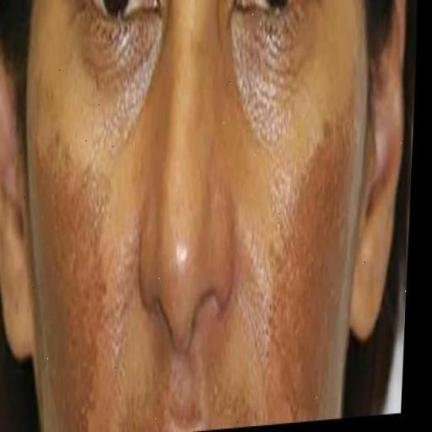
#> input picture assets/test1.jpg, 432 x 432 px
$ python -i redness_module.py   (imports and definitions only)
#> lines starting #> are read from the running program, lines starting #| are printed output that depends on the picture; after the words box and inside, x2 and y2 are one past the last pixel; in counts of white or black regions, pixels touching at a corner belong together
import cv2
import numpy as np

class RednessVascularAnalyzer:
    def __init__(self):
        """
        Initialize the Unified Redness & Vascular Analyzer.

        This module uses Color Space Analysis (LAB/HSV) to detect both:
        1. Diffuse Erythema (Sunburn/Rosacea)
        2. Vascular Signs (Spider Veins/Telangiectasia)
        """
        pass

    def detect_erythema(self, image_path, skin_mask=None):
        """
        Detect diffuse redness (Erythema) using LAB/HSV color spaces.
        """
#> called with image_path = '../assets/test1.jpg'
        image = cv2.imread(image_path)
#> image is the input picture: shape (432, 432, 3); mean B, G, R 66.2, 97.3, 138.1
        if image is None:
            return None

        # Convert to LAB (L=Lightness, A=Green-to-Red, B=Blue-to-Yellow)
        # The 'A' channel is perfect for redness detection.
        lab = cv2.cvtColor(image, cv2.COLOR_BGR2LAB)
#> lab: shape (432, 432, 3); mean of channels 0, 1, 2 113.1, 140.6, 151.8
        _, a_channel, _ = cv2.split(lab)
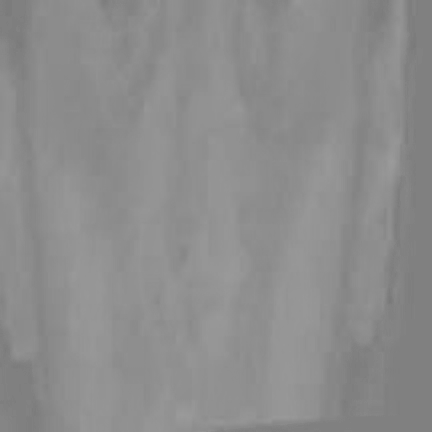
#> a_channel: shape (432, 432); min 121, max 155, mean 140.6

        # Thresholding for "Abnormal" Redness
        # Note: Skin is naturally red. We need to find *excess* red.
        # Tuned: 145 -> 152 (More selective, less false positives on normal skin)
        redness_mask = (a_channel > 152).astype(np.uint8)
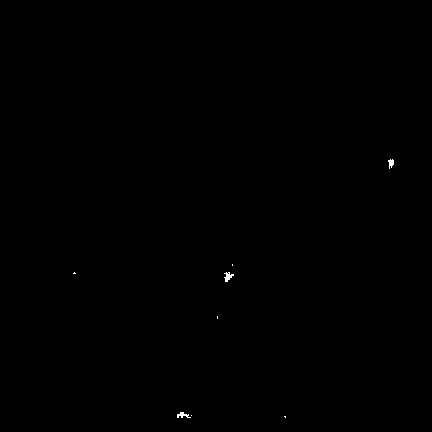
#> redness_mask: shape (432, 432); values 0 (black) and 1 (white), 0.08% white; 8 white regions (5 under 20 px), largest, box (x1, y1, x2, y2) and area: (224, 272, 234, 282) 53, (177, 412, 191, 418) 45, (388, 159, 394, 169) 38

        # If skin_mask is provided, filter out non-skin areas (lips, background, eyes)
        if skin_mask is not None:
             # Resize skin_mask provided to match image
            if skin_mask.shape[:2] != redness_mask.shape[:2]:
                 skin_mask = cv2.resize(skin_mask.astype(np.uint8), (redness_mask.shape[1], redness_mask.shape[0]), interpolation=cv2.INTER_NEAREST)

            redness_mask = cv2.bitwise_and(redness_mask, redness_mask, mask=skin_mask.astype(np.uint8))

        return redness_mask

    # [49 lines left out: function compute_severity, not called in this run]

>>> result = RednessVascularAnalyzer().detect_erythema('../assets/test1.jpg')

$ run again, on assets/test2.jpg
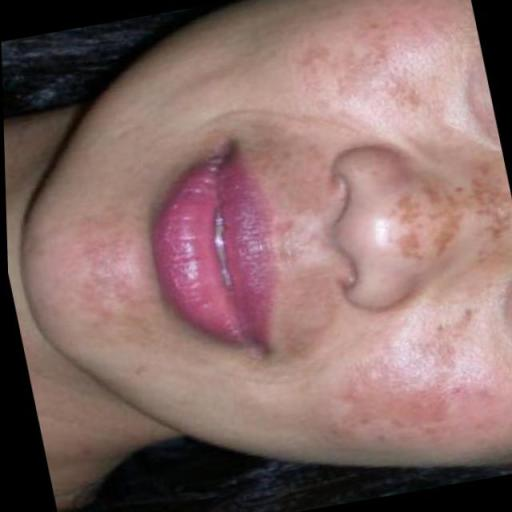
#> input picture assets/test2.jpg, 512 x 512 px
#> in detect_erythema, image is the input picture: shape (512, 512, 3); mean B, G, R 103.1, 106, 134.5
#> lab: shape (512, 512, 3); mean of channels 0, 1, 2 118.9, 138.5, 133.8
#> in detect_erythema, `_, a_channel, _ = cv2.split(lab)`:
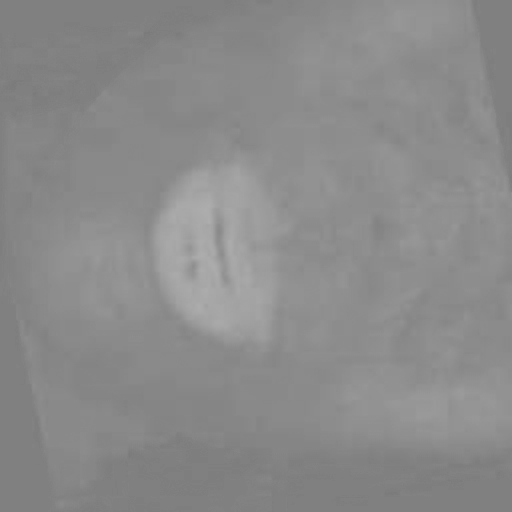
#> a_channel: shape (512, 512); min 122, max 173, mean 138.5
#> in detect_erythema, `redness_mask = (a_channel > 152).astype(np.uint8)`:
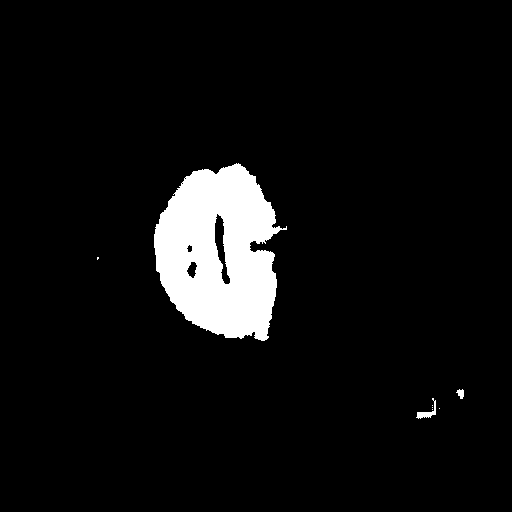
#> redness_mask: shape (512, 512); values 0 (black) and 1 (white), 6.2% white; 8 white regions (5 under 20 px), largest, box (x1, y1, x2, y2) and area: (154, 163, 287, 341) 16099, (416, 398, 436, 419) 129, (456, 389, 464, 399) 52

$ run again, on assets/test6.jpg
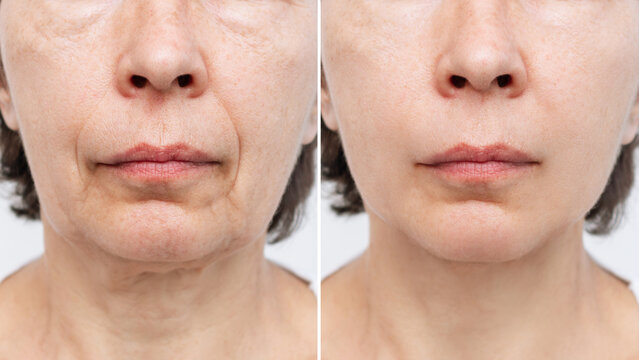
#> input picture assets/test6.jpg, 639 x 360 px
#> in detect_erythema, image is the input picture: shape (360, 639, 3); mean B, G, R 153.4, 171, 209.6
#> lab: shape (360, 639, 3); mean of channels 0, 1, 2 185.6, 139.7, 142.7
#> in detect_erythema, `_, a_channel, _ = cv2.split(lab)`:
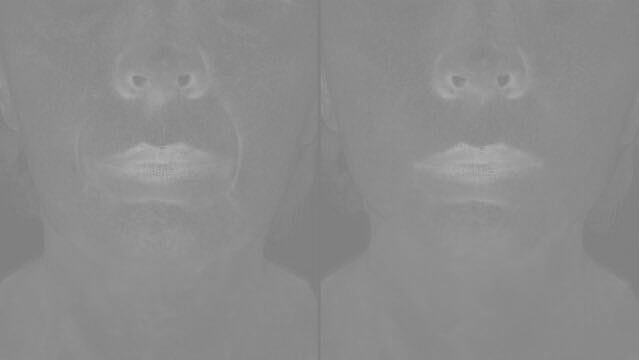
#> a_channel: shape (360, 639); min 124, max 175, mean 139.7
#> in detect_erythema, `redness_mask = (a_channel > 152).astype(np.uint8)`:
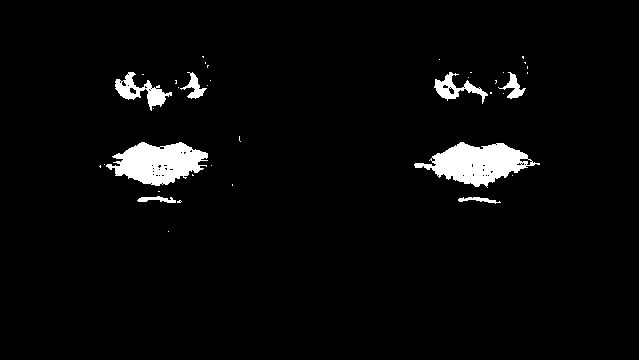
#> redness_mask: shape (360, 639); values 0 (black) and 1 (white), 3.5% white; 38 white regions (30 under 20 px), largest, box (x1, y1, x2, y2) and area: (414, 142, 540, 188) 3009, (106, 142, 208, 186) 2829, (115, 72, 172, 111) 782

$ run again, on assets/test7.jpg
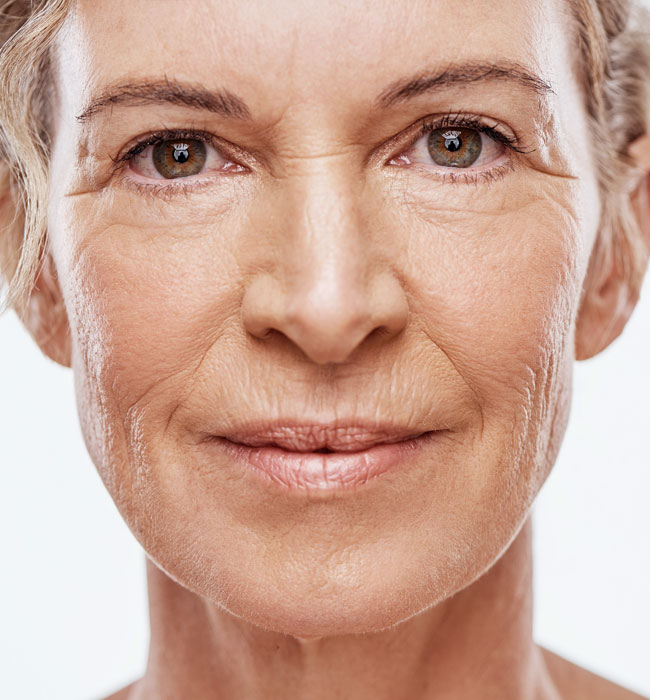
#> input picture assets/test7.jpg, 650 x 700 px
#> in detect_erythema, image is the input picture: shape (700, 650, 3); mean B, G, R 151.8, 167.4, 205
#> lab: shape (700, 650, 3); mean of channels 0, 1, 2 182.3, 140.2, 142.1
#> in detect_erythema, `_, a_channel, _ = cv2.split(lab)`:
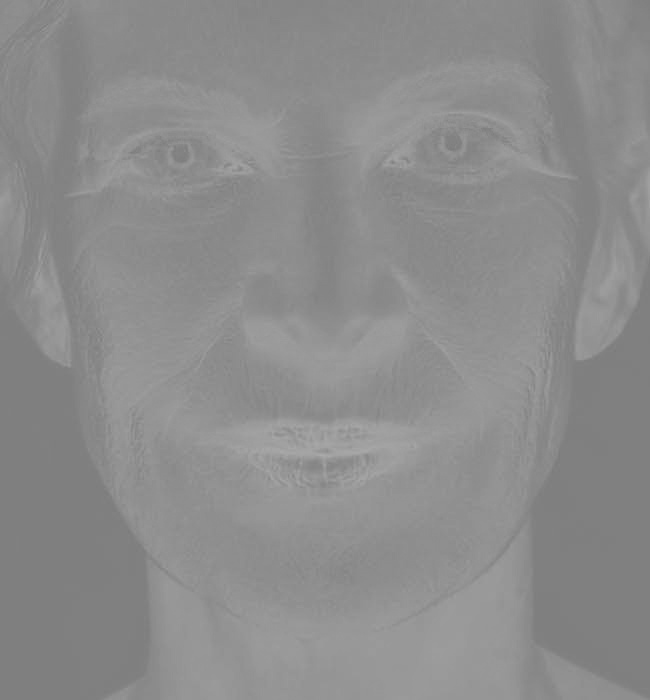
#> a_channel: shape (700, 650); min 122, max 171, mean 140.2
#> in detect_erythema, `redness_mask = (a_channel > 152).astype(np.uint8)`:
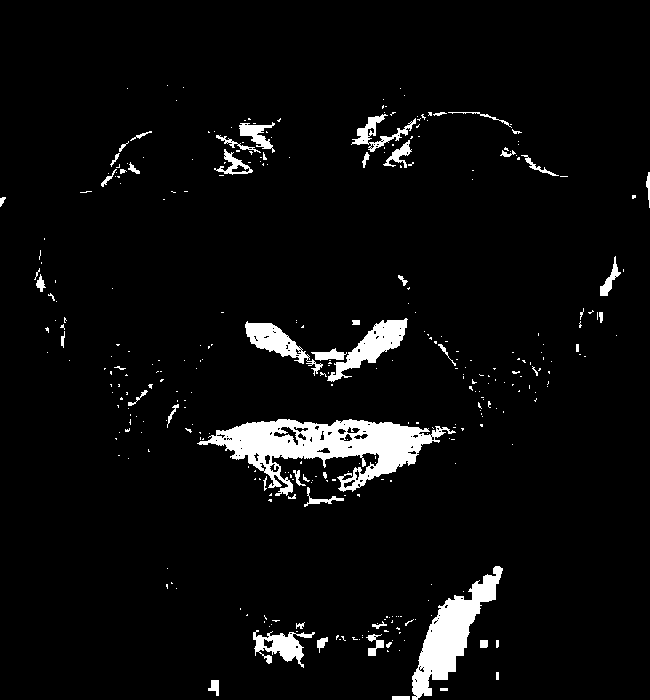
#> redness_mask: shape (700, 650); values 0 (black) and 1 (white), 4.9% white; 340 white regions (286 under 20 px), largest, box (x1, y1, x2, y2) and area: (197, 419, 456, 496) 8138, (412, 566, 503, 700) 4136, (327, 318, 408, 382) 1731
